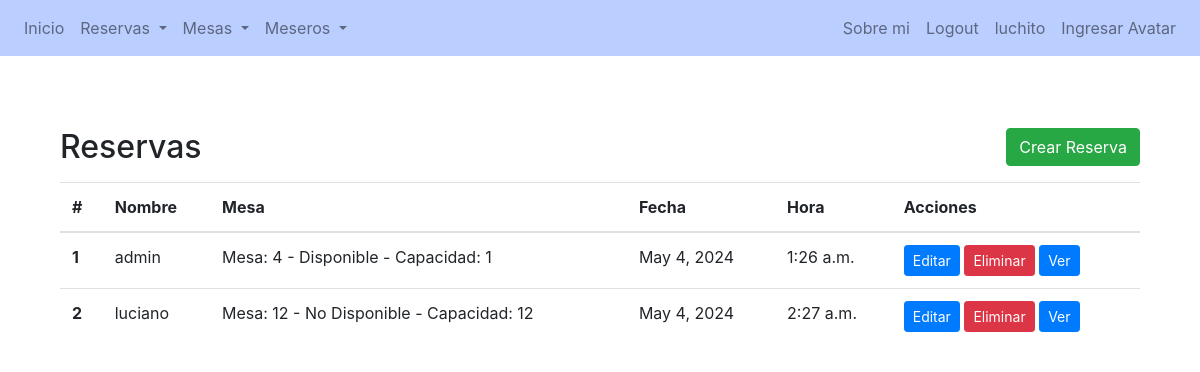
/restaurant/reserva/list (signed in), run on the app's committed database.
### Restaurant/models.py (models this page shows, shortened)
class Reserva(models.Model):
    nombre_de_usuario = models.ForeignKey(User,on_delete=models.CASCADE )
    mesa = models.ForeignKey(Mesa, on_delete=models.CASCADE, related_name='reservas')
    fecha = models.DateField(default=timezone.now)
    hora_inicio = models.TimeField(default=timezone.now)

class Mesa(models.Model):
    numero = models.IntegerField()
    disponible = models.BooleanField(default=True)
    capacidad = models.IntegerField()
    def __str__(self):
        return f"Mesa: {self.numero} - {'Disponible' if self.disponible else 'No Disponible'} - Capacidad: {self.capacidad}"

### Restaurant/views.py (the view)
# urls.py: path("reserva/list", ReservaListView.as_view(), name="reserva-lista"),
class ReservaListView(LoginRequiredMixin,ListView):
    model = Reserva
    template_name = 'Restaurant/reserva_list.html'
    context_object_name = 'reservas'

### Restaurant/templates/Restaurant/reserva_list.html (shortened to what this page needs)
{% extends 'Restaurant/base.html' %}
{% block content %}
<section class="py-5">
    <div class="container">
        <div class="d-flex justify-content-between align-items-center mb-3">
            <h2 class="mb-0">Reservas</h2>
            <a href="{% url 'reserva-crear' %}" class="btn btn-success">Crear Reserva</a>
        </div>
        <table class="table">
            <thead>
                <tr>
                    <th scope="col">#</th>
                    <th scope="col">Nombre</th>
                    <th scope="col">Mesa</th>
                    <th scope="col">Fecha</th>
                    <th scope="col">Hora</th>
                    <th scope="col">Acciones</th>
                </tr>
            </thead>
            <tbody>
                {% if reservas %}
                {% for reserva in reservas %}
                <tr>
                    <th scope="row">{{ forloop.counter }}</th>
                    <td>{{ reserva.nombre_de_usuario }}</td>
                    <td>{{ reserva.mesa }}</td>
                    <td>{{ reserva.fecha }}</td>
                    <td>{{ reserva.hora_inicio }}</td>
                    <td>
                        <a href="{% url 'reserva-update' reserva.id %}" class="btn btn-primary btn-sm">Editar</a>
                        <a href="{% url 'reserva-delete' reserva.id %}" class="btn btn-danger btn-sm">Eliminar</a>
                        <a href="{% url 'reserva-detalle' reserva.id  %}" class="btn btn-primary btn-sm">Ver</a>
                    </td>
                </tr>
                {% endfor %}
                {% else %}
                <tr>
                    <td colspan="7">No hay Reservas.</td>
                </tr>
                {% endif %}
            </tbody>
        </table>
    </div>
</section>
{% endblock %}

### Restaurant/templates/Restaurant/base.html (shortened to what this page needs)
{% load static %}
<!DOCTYPE html>
<html lang="en">
<head>
    <link rel="stylesheet" href="{% static 'Restaurant/bootstrap.css' %}">
</head>
<body>
    <nav class="navbar navbar-expand-lg navbar-light" style="background-color:#BACEFF">
        <div class="collapse navbar-collapse" id="navbarNav">
            <ul class="navbar-nav">
                <li class="nav-item">
                    <a class="nav-link" href="{% url 'home' %}">Inicio</a>
                </li>
                {% if user.is_authenticated %}
                <li class="nav-item dropdown">
                    <a class="nav-link dropdown-toggle" href="#" id="navbarDropdownMenuLinkReserva" role="button" data-toggle="dropdown" aria-haspopup="true" aria-expanded="false">
                        Reservas
                    </a>
                </li>
                <li class="nav-item dropdown">
                    <a class="nav-link dropdown-toggle" href="#" id="navbarDropdownMenuLinkSala" role="button" data-toggle="dropdown" aria-haspopup="true" aria-expanded="false">
                        Mesas
                    </a>
                </li>
                <li class="nav-item dropdown">
                    <a class="nav-link dropdown-toggle" href="#" id="navbarDropdownMenuLinkSala" role="button" data-toggle="dropdown" aria-haspopup="true" aria-expanded="false">
                        Meseros
                    </a>
                </li>
                {% endif %}
            </ul>
        <ul class="navbar-nav ml-auto">
            {% if user.is_authenticated %}
                <li class="nav-item">
                    <a class="nav-link" href="{% url 'about-me' %}">Sobre mi</a>
                </li>
                <li class="nav-item">
                    <a class="nav-link" href="{% url 'logout' %}">Logout</a>
                </li>
                <li class="nav-item">
                    <a class="nav-link" href="{% url 'user-edit' %}">{{ user }}</a>
                </li>
                <li class="nav-item">
                    {% if user.avatar.image %}
                    <a href="{% url 'avatar' %}">
                        <img src="{{ user.avatar.image.url }}" alt="Avatar" style="height: 40px; width: 40px; border-radius: 50%;">
                    </a>
                    {% else %}
                    <li class="nav-item">
                        <a href="{% url 'avatar' %}" class="nav-link">Ingresar Avatar</a>
                    </li>
                    {% endif %}
                </li>
            {% endif %}
        </ul>
        </div>
    </nav>
    <div class="container mt-4">
        {% block content %}{% endblock content %}
    </div>
</body>
</html>

### data on the page
Reserva: nombre_de_usuario "admin", mesa "Mesa: 4 - Disponible - Capacidad: 1", fecha "May 4, 2024", hora_inicio "1:26 a.m."
Reserva: nombre_de_usuario "luciano", mesa "Mesa: 12 - No Disponible - Capacidad: 12", fecha "May 4, 2024", hora_inicio "2:27 a.m."

### other printed values
{{ user }} "luchito"
